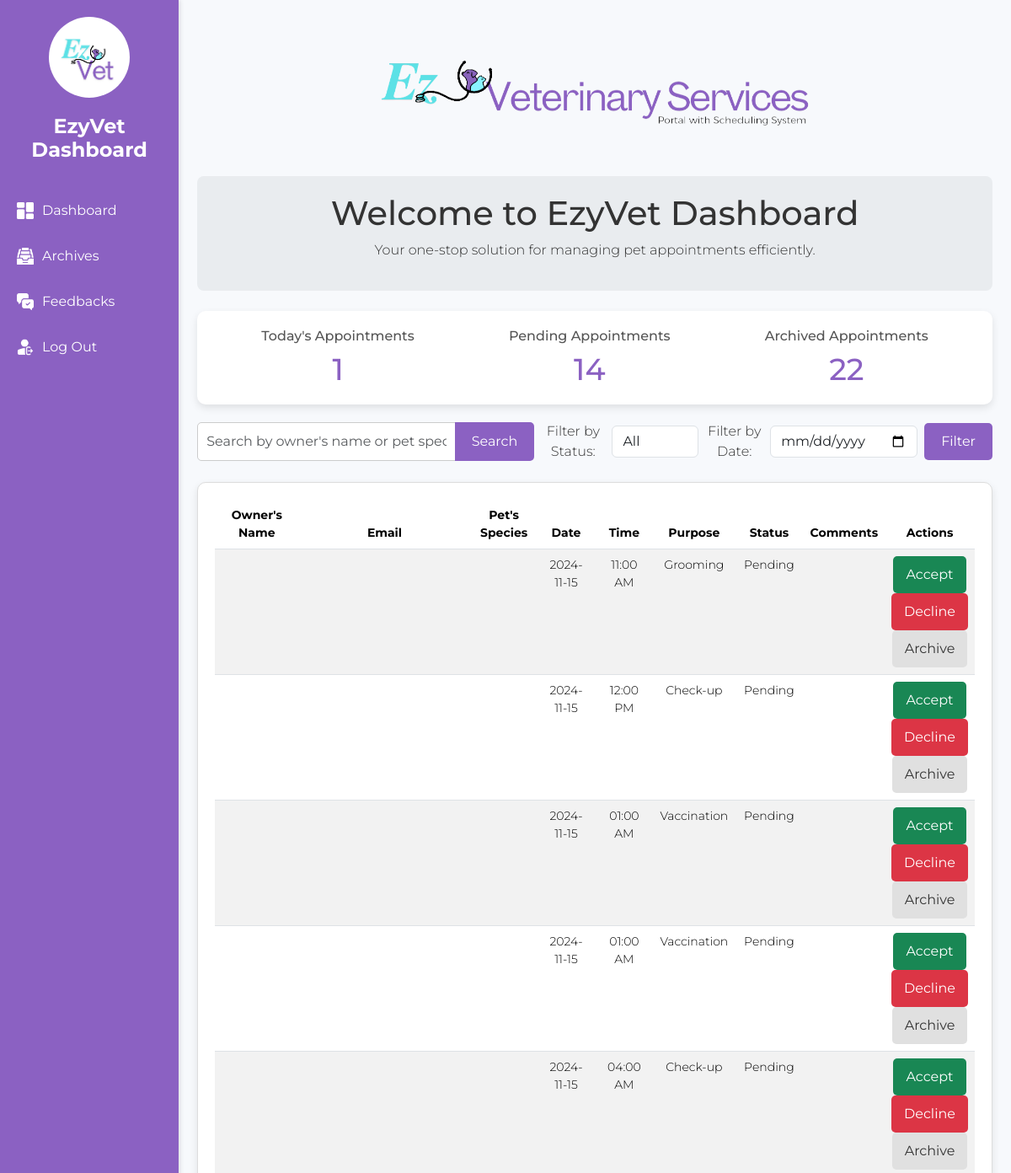
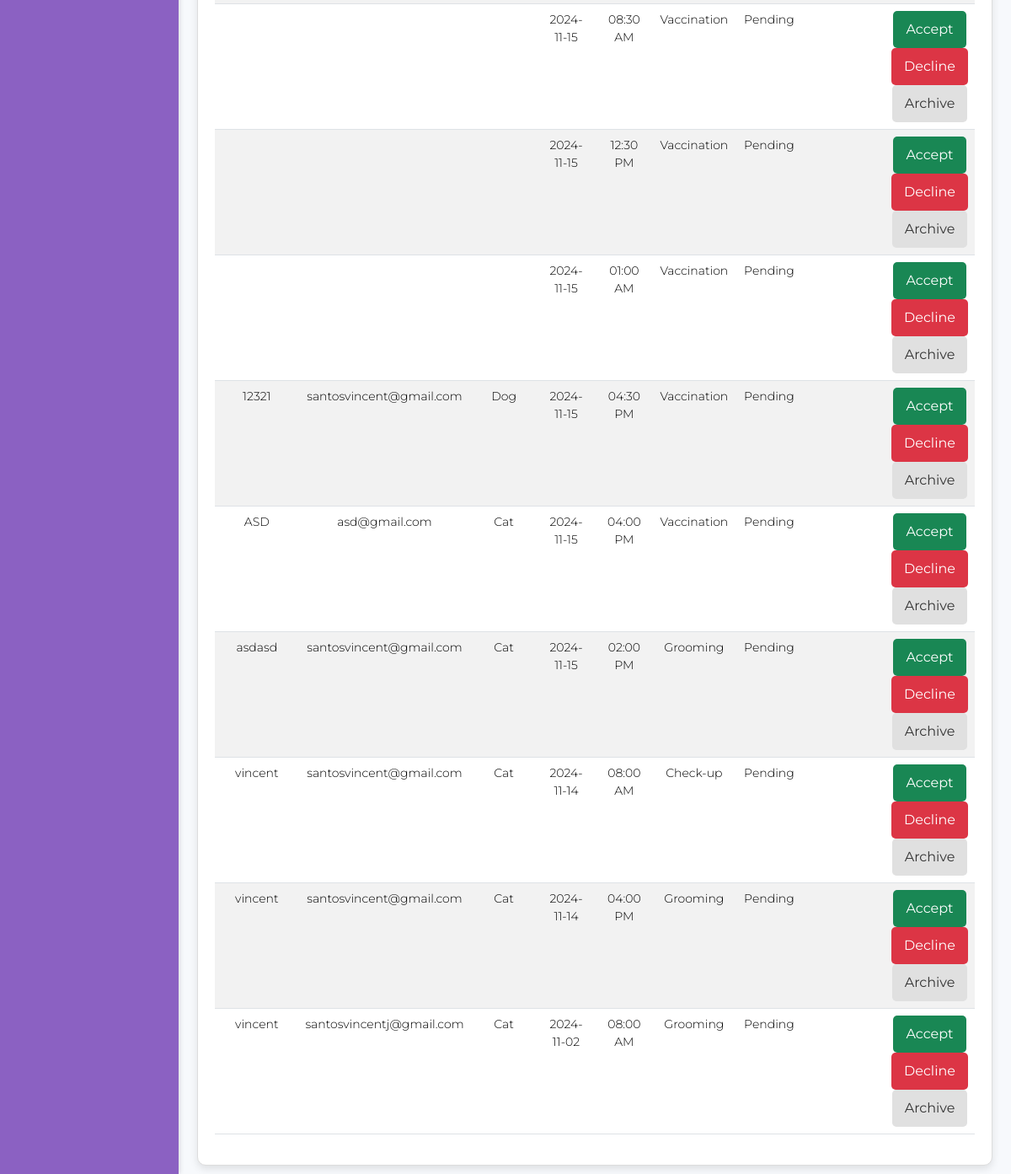
The app's page /admin.php with its own data (2 pictures, top to bottom).
### tables this page shows
CREATE TABLE `appointments` (
  `id` int(11) NOT NULL,
  `owner_id` int(11) NOT NULL,
  `pet_id` int(11) NOT NULL,
  `appointment_date` date NOT NULL,
  `appointment_time` time NOT NULL,
  `status` varchar(20) NOT NULL DEFAULT 'Pending',
  `appointment_for` varchar(50) NOT NULL,
  `comments` text DEFAULT NULL
);

CREATE TABLE `owners` (
  `id` int(11) NOT NULL,
  `fullname` varchar(255) NOT NULL,
  `email` varchar(255) NOT NULL,
  `phone` varchar(20) NOT NULL
);

CREATE TABLE `pets` (
  `id` int(11) NOT NULL,
  `owner_id` int(11) NOT NULL,
  `name` varchar(255) NOT NULL,
  `breed` varchar(255) NOT NULL,
  `species` varchar(50) NOT NULL,
  `color` varchar(50) NOT NULL,
  `sex` varchar(10) NOT NULL,
  `age` int(11) NOT NULL
);

### admin.php (the view, shortened to what this page needs)
<?php
include 'connection.php';
$today = date("Y-m-d");
$today_sql = "SELECT COUNT(*) AS total_today FROM appointments WHERE appointment_date = '$today'";
$today_result = $conn->query($today_sql);
$today_count = $today_result->fetch_assoc();
$pending_sql = "SELECT COUNT(*) AS pending FROM appointments WHERE status = 'Pending'";
$pending_result = $conn->query($pending_sql);
$pending_count = $pending_result->fetch_assoc();
$archived_sql = "SELECT COUNT(*) AS archived FROM archived_appointments";
$archived_result = $conn->query($archived_sql);
$archived_count = $archived_result->fetch_assoc();
?>
<?php
include 'connection.php';
$search = isset($_GET['search']) ? $conn->real_escape_string($_GET['search']) : '';
$sql = "SELECT a.id, o.fullname, o.email, p.species, a.appointment_date, a.appointment_time, a.status, a.appointment_for, a.comments
        FROM appointments a
        JOIN owners o ON a.owner_id = o.id
        JOIN pets p ON a.pet_id = p.id
        WHERE (o.fullname LIKE '%$search%'
           OR o.email LIKE '%$search%'
           OR p.species LIKE '%$search%'
           OR a.appointment_for LIKE '%$search%'
           OR a.status LIKE '%$search%')";
$sql .= " ORDER BY a.appointment_date DESC";
$result = $conn->query($sql);
?>
<!DOCTYPE html>
<html lang="en">
<head>
    <link rel="stylesheet" href="_assets/bootstrap.min.css">
    <link href="https://cdnjs.cloudflare.com/ajax/libs/font-awesome/6.0.0-beta3/css/all.min.css" rel="stylesheet">
</head>
<body>
    <div class="sidebar">
        <img src="images/main-logo.png" alt="EzyVet Logo" class="logo">
        <h3><strong>EzyVet Dashboard</strong></h3>
        <a href="admin.php"><img src="icons/dash.png" alt="Dashboard" class="sidebar-icon"> <strong>Dashboard</strong></a>
        <a href="archives.php"><img src="icons/archive.png" alt="Archives" class="sidebar-icon"> <strong>Archives</strong></a>
        <a href="feedback.php"><img src="icons/feedback.png" alt="Feedback" class="sidebar-icon"> <strong>Feedbacks</strong></a>
        <a href="login.php"><img src="icons/logout.png" alt="Log Out" class="sidebar-icon"> <strong>Log Out</strong></a>
    </div>
    <div class="main-content">
        <div class="container">
            <img src="images/taglogo.png" alt="EzyVet Logo" class="welcome-logo">
            <div class="welcome-section mb-4">
                <h1>Welcome to EzyVet Dashboard</h1>
                <p>Your one-stop solution for managing pet appointments efficiently.</p>
            </div>
            <div class="stats-card">
                <div>
                    <h5>Today's Appointments</h5>
                    <h3><?php echo $today_count['total_today']; ?></h3>
                </div>
                <div>
                    <h5>Pending Appointments</h5>
                    <h3><?php echo $pending_count['pending']; ?></h3>
                </div>
                <div>
                    <h5>Archived Appointments</h5>
                    <h3><?php echo $archived_count['archived']; ?></h3>
                </div>
            </div>
            <div class="mb-4">
                <form method="GET" action="" class="d-flex align-items-center">
                    <div class="input-group me-2" style="flex-grow: 1;">
                        <input type="text" id="search" name="search" class="form-control" placeholder="Search by owner's name or pet species" value="<?php echo isset($_GET['search']) ? $_GET['search'] : ''; ?>">
                        <button class="btn btn-outline-secondary" type="submit">Search</button>
                    </div>
                    <label for="statusFilter" class="me-2">Filter by Status:</label>
                    <select id="statusFilter" name="status" class="form-control me-2" style="width: auto;">
                        <option value="">All</option>
                    </select>
                    <label for="dateFilter" class="me-2">Filter by Date:</label>
                    <input type="date" id="dateFilter" name="date" value="<?php echo isset($_GET['date']) ? $_GET['date'] : ''; ?>" class="form-control me-2" style="width: auto;">
                    <button type="submit" class="filter-button">Filter</button>
                </form>
            </div>
            <div class="table-wrapper">
                <table class="table table-striped" id="appointments-table">
                    <thead>
                        <tr>
                            <th>Owner's Name</th>
                            <th>Email</th>
                            <th>Pet's Species</th>
                            <th>Date</th>
                            <th>Time</th>
                            <th>Purpose</th>
                            <th>Status</th>
                            <th>Comments</th>
                            <th>Actions</th>
                        </tr>
                    </thead>
                    <tbody>
                        <?php while ($row = $result->fetch_assoc()) { ?>
                            <tr>
                                <td><?php echo $row['fullname']; ?></td>
                                <td><?php echo $row['email']; ?></td>
                                <td><?php echo $row['species']; ?></td>
                                <td><?php echo $row['appointment_date']; ?></td>
                                <td><?php echo date('h:i A', strtotime($row['appointment_time'])); ?></td>
                                <td><?php echo $row['appointment_for']; ?></td>
                                <td class="<?php echo ($row['status'] == 'Pending') ? 'status-pending' : ($row['status'] == 'Accepted' ? 'status-accepted' : ($row['status'] == 'Archived' ? 'status-archived' : 'status-declined')); ?>">
                                    <?php echo $row['status']; ?>
                                </td>
                                <td><?php echo $row['comments']; ?></td>
                                <td class="action-buttons">
                                    <form method="POST" action="" onsubmit="return confirmAction(this.action.value);">
                                        <button type="submit" name="action" value="accept" class="btn btn-success" id="acceptButton">Accept</button>
                                        <button type="button" class="btn btn-danger" onclick="openDeclinePopup(<?php echo $row['id']; ?>)">Decline</button>
                                        <button type="submit" name="action" value="archive" class="btn btn-secondary" id="archiveButton">Archive</button>
                                    </form>
                                </td>
                            </tr>
                        <?php } ?>
                    </tbody>
                </table>
            </div>
        </div>
    </div>
</body>
</html>

### admin.php (style rules this page uses)
body { font-family: 'Montserrat', sans-serif; font-weight: 300; background-color: #f7f9fc; color: #333; display: flex; }
.sidebar { width: 250px; background-color: #8b61c2; color: #fff; height: auto; padding-top: 20px; box-shadow: 2px 0 5px rgba(0, 0, 0, 0.1); }
.sidebar h3 { text-align: center; margin-bottom: 30px; font-size: 24px; }
.sidebar a { display: block; color: #fff; padding: 15px 20px; text-decoration: none; transition: background 0.3s, padding 0.3s; }
.main-content { flex-grow: 1; padding: 10px; text-align: center; }
.stats-card { display: flex; justify-content: space-around; align-items: center; padding: 20px; background-color: #ffffff; border-radius: 10px; margin-bottom: 20px; box-shadow: 0 4px 10px rgba(0, 0, 0, 0.1); }
.stats-card div { text-align: center; }
.stats-card h5 { font-size: 16px; color: #555; }
.stats-card h3 { font-size: 36px; color: #8b61c2; margin: 0; }
.table-wrapper { background-color: #fff; padding: 20px; border-radius: 10px; border: 1px solid #ddd; box-shadow: 0 4px 10px rgba(0, 0, 0, 0.1); overflow: hidden; max-width: 100%; }
table { width: 100%; table-layout: auto; }
th, td { padding: 8px; font-size: 14px; }
th:nth-child(1), td:nth-child(1) { width: 15%; }
th:nth-child(2), td:nth-child(2) { width: 15%; }
th:nth-child(3), td:nth-child(3) { width: 10%; }
th:nth-child(4), td:nth-child(4) { width: 10%; }
th:nth-child(5), td:nth-child(5) { width: 10%; }
th:nth-child(6), td:nth-child(6) { width: 5%; }
th:nth-child(7), td:nth-child(7) { width: 10%; }
th:nth-child(8), td:nth-child(8) { width: 10%; }
th:nth-child(9), td:nth-child(9) { width: 10%; }
.sidebar .logo { display: block; margin: 0 auto 20px; width: 45%; height: auto; border-radius: 100px; }
.input-group { max-width: 400px; margin: 0 0 0 0; }
.welcome-section { text-align: center; background-color: #e9ecef; padding: 20px; border-radius: 8px; }
.welcome-logo { margin: -65px 15px; width: 600px; height: auto; vertical-align: middle; }
.filter-button { background-color: #8b61c2; color: white; border: none; border-radius: 5px; padding: 10px 20px; font-size: 16px; cursor: pointer; transition: background-color 0.3s, transform 0.3s; }
.sidebar a { display: flex; align-items: center; color: #fff; padding: 15px 20px; text-decoration: none; transition: background 0.3s, padding 0.3s; }
.sidebar a img.sidebar-icon { width: 20px; height: auto; margin-right: 10px; }
.input-group input[type="text"] { padding: 10px; border: 1px solid #ccc; border-radius: 5px; transition: border-color 0.3s; }
.input-group button { background-color: #8b61c2; color: white; border: none; border-radius: 5px; padding: 10px 20px; cursor: pointer; transition: background-color 0.3s, transform 0.3s; }
.btn { padding: 10px 15px; border: none; border-radius: 5px; cursor: pointer; font-family: 'Montserrat', sans-serif; }
.btn-secondary { background-color: #e0e0e0; color: #333; transition: background-color 0.3s; }

### records on screen
appointments: appointment_date "2024-11-15", appointment_time "11:00 AM", appointment_for "Grooming", status "Pending"
appointments: appointment_date "2024-11-15", appointment_time "12:00 PM", appointment_for "Check-up", status "Pending"
appointments: appointment_date "2024-11-15", appointment_time "01:00 AM", appointment_for "Vaccination", status "Pending"
appointments: appointment_date "2024-11-15", appointment_time "01:00 AM", appointment_for "Vaccination", status "Pending"
appointments: appointment_date "2024-11-15", appointment_time "04:00 AM", appointment_for "Check-up", status "Pending"
appointments: appointment_date "2024-11-15", appointment_time "08:30 AM", appointment_for "Vaccination", status "Pending"
appointments: appointment_date "2024-11-15", appointment_time "12:30 PM", appointment_for "Vaccination", status "Pending"
appointments: appointment_date "2024-11-15", appointment_time "01:00 AM", appointment_for "Vaccination", status "Pending"
appointments: owner.fullname "12321", owner.email "santosvincent@gmail.com", pet.species "Dog", appointment_date "2024-11-15", appointment_time "04:30 PM", appointment_for "Vaccination", status "Pending"
appointments: owner.fullname "ASD", owner.email "asd@gmail.com", pet.species "Cat", appointment_date "2024-11-15", appointment_time "04:00 PM", appointment_for "Vaccination", status "Pending"
appointments: owner.fullname "asdasd", owner.email "santosvincent@gmail.com", pet.species "Cat", appointment_date "2024-11-15", appointment_time "02:00 PM", appointment_for "Grooming", status "Pending"
appointments: owner.fullname "vincent", owner.email "santosvincent@gmail.com", pet.species "Cat", appointment_date "2024-11-14", appointment_time "08:00 AM", appointment_for "Check-up", status "Pending"
appointments: owner.fullname "vincent", owner.email "santosvincent@gmail.com", pet.species "Cat", appointment_date "2024-11-14", appointment_time "04:00 PM", appointment_for "Grooming", status "Pending"
appointments: owner.fullname "vincent", owner.email "santosvincentj@gmail.com", pet.species "Cat", appointment_date "2024-11-02", appointment_time "08:00 AM", appointment_for "Grooming", status "Pending"

### other values on screen
$today_count['total_today'] "1"
$pending_count['pending'] "14"
$archived_count['archived'] "22"
